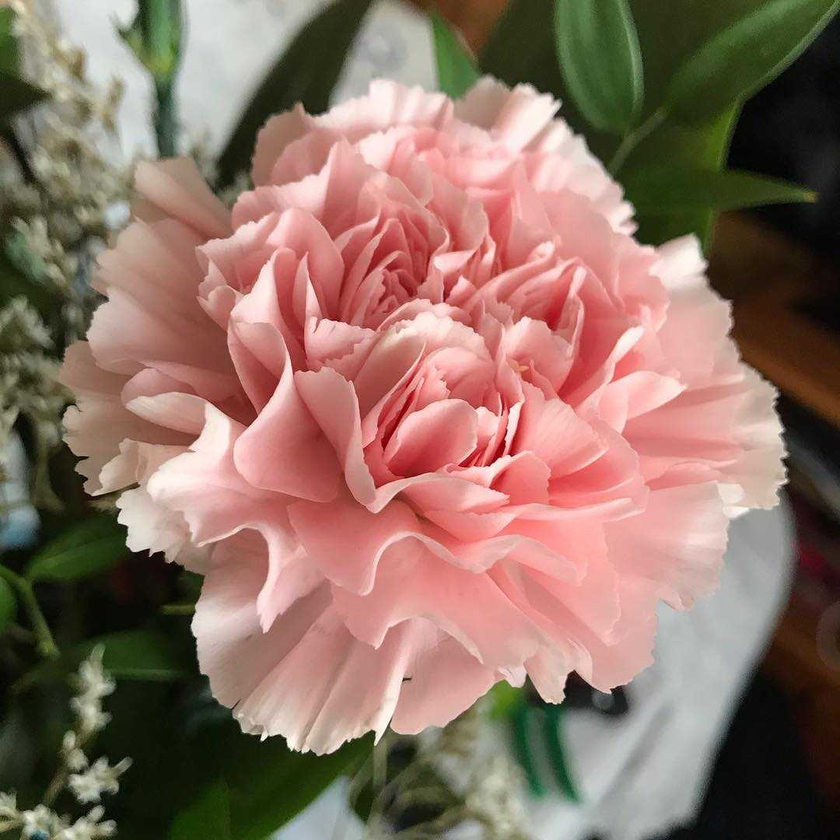
%> input picture Shrisha_IP/output/carnation.png, 840 x 840 px, shrunk from 1080 x 1080 before the run
$ octave lab3.m   (GNU Octave 9; MATLAB toolbox functions it lacks are replaced by stand-ins)
%> lines starting %> are read from the running program, lines starting %| are printed output that depends on the picture
clc
a = imread('carnation.png');
%> a is the input picture: size 840x840x3 uint8; mean R, G, B 141.8, 113.3, 100.8

subplot(2,2,1);
imshow(a);
title('Original Image');

b = im2double(a);

s = (1 * log(1 + b)) * 256;
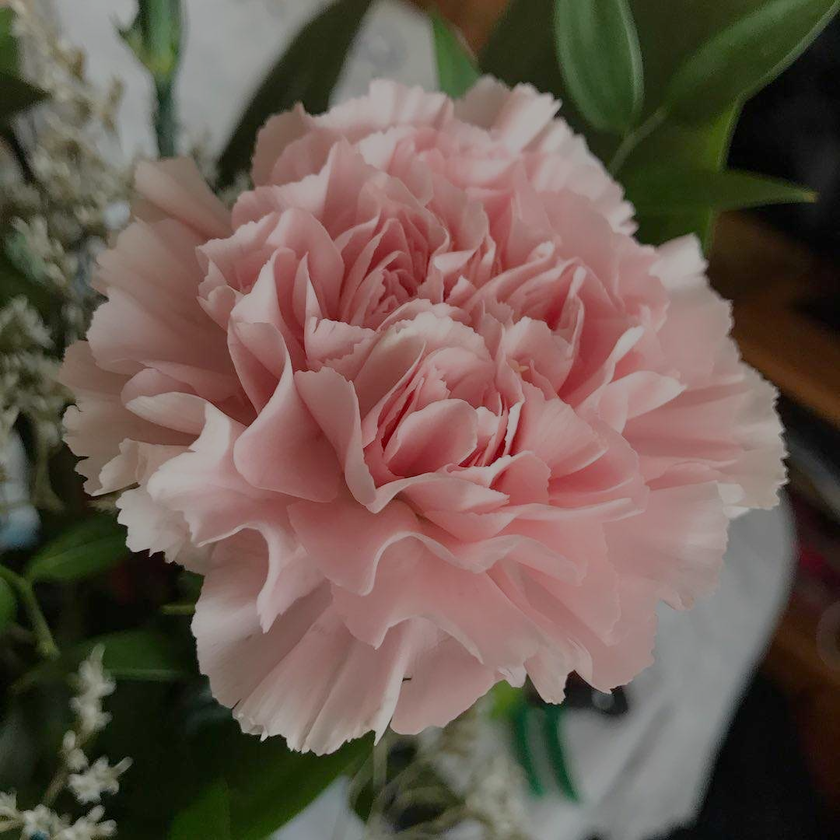
%> s: size 840x840x3 double; mean R, G, B 107.3, 90.2, 80.5
s1 = uint8(s);
subplot(2,2,2);
imshow(s1);
title('c = 1');

sp = (10 * log(1 + b)) * 256;
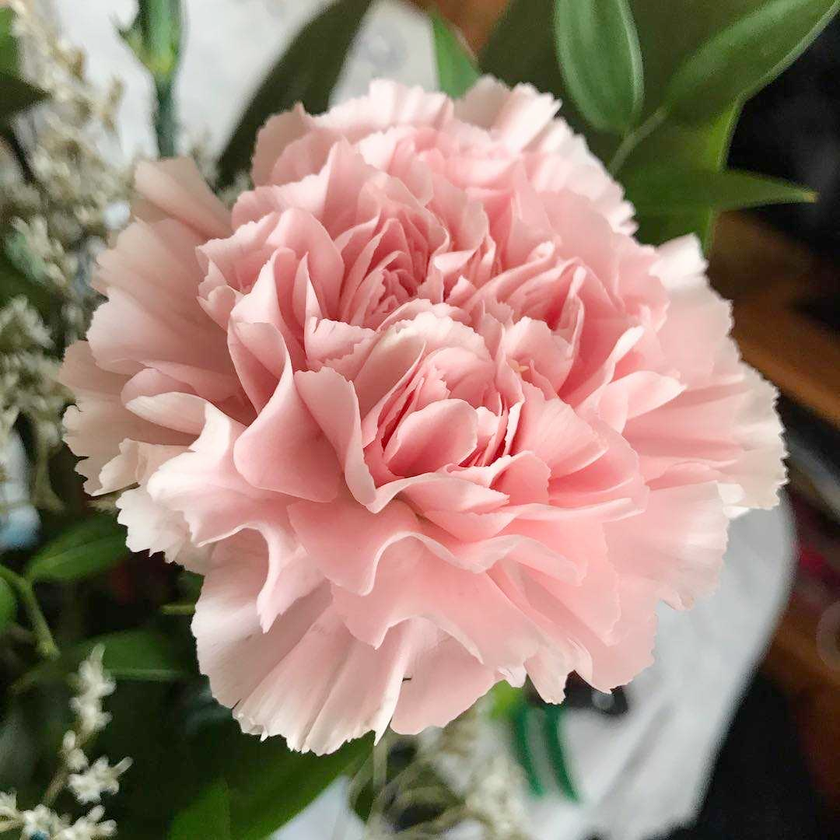
%> sp: size 840x840x3 double; mean R, G, B 1073, 902.4, 804.9; drawn with min black and max white
s2 = uint8(sp);
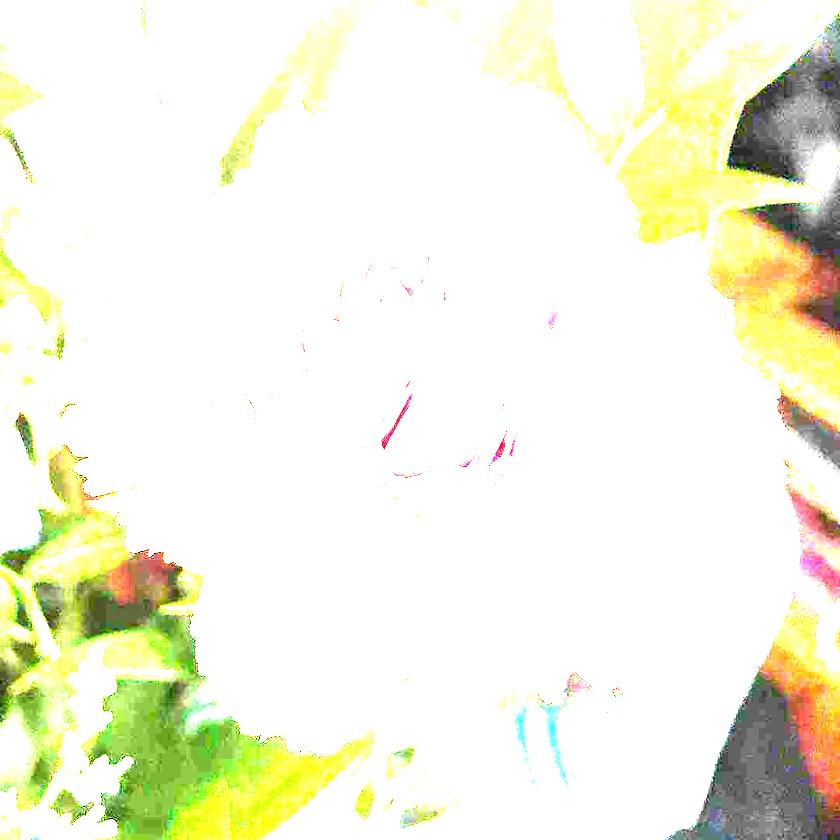
%> s2: size 840x840x3 uint8; mean R, G, B 242.6, 243.1, 223.1
subplot(2,2,3);
imshow(s2);
title('c = 10');

sp2 = (200 * log(1 + b)) * 256;
s3 = uint8(sp2);
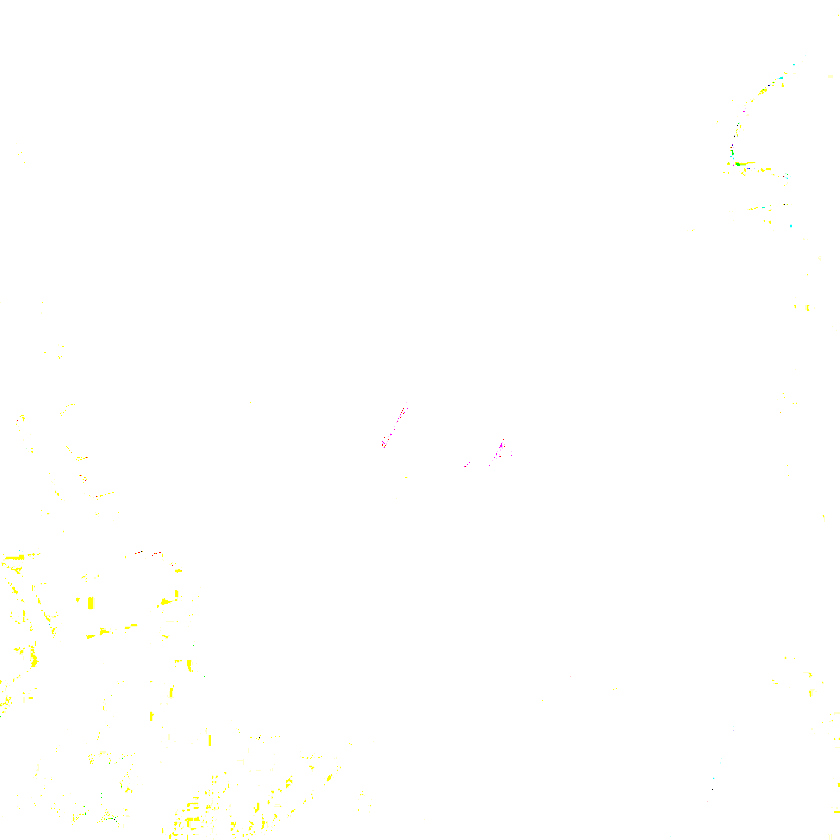
%> s3: size 840x840x3 uint8; mean R, G, B 255, 255, 254.2
subplot(2,2,4);
imshow(s3);
title('c = 200');

$ run again, with Shrisha_IP/output/lab1.PNG copied over Shrisha_IP/output/carnation.png
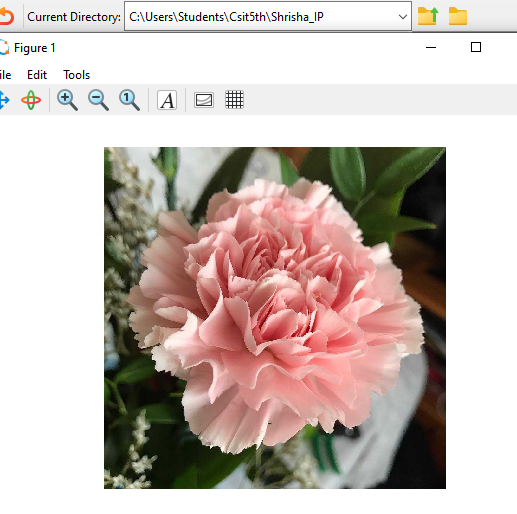
%> input picture Shrisha_IP/output/lab1.PNG, 517 x 514 px
%> a is the input picture: size 514x517x3 uint8; mean R, G, B 201.3, 188.7, 182.9
%> `s = (1 * log(1 + b)) * 256;`:
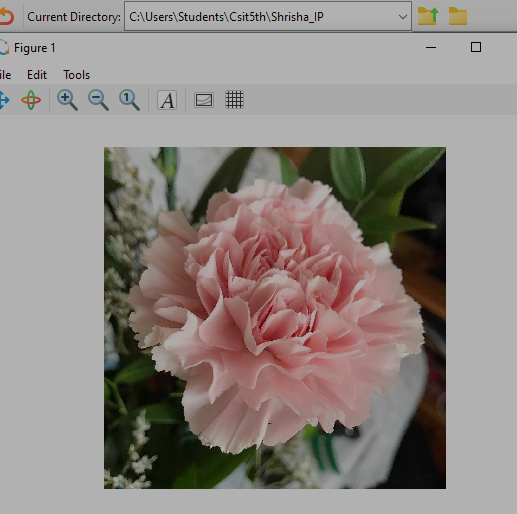
%> s: size 514x517x3 double; mean R, G, B 144.3, 136.8, 132.3
%> `s3 = uint8(sp2);`:
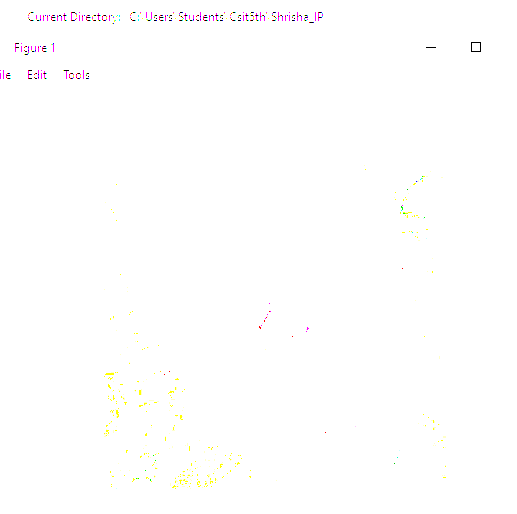
%> s3: size 514x517x3 uint8; mean R, G, B 254.6, 254.3, 254.1
